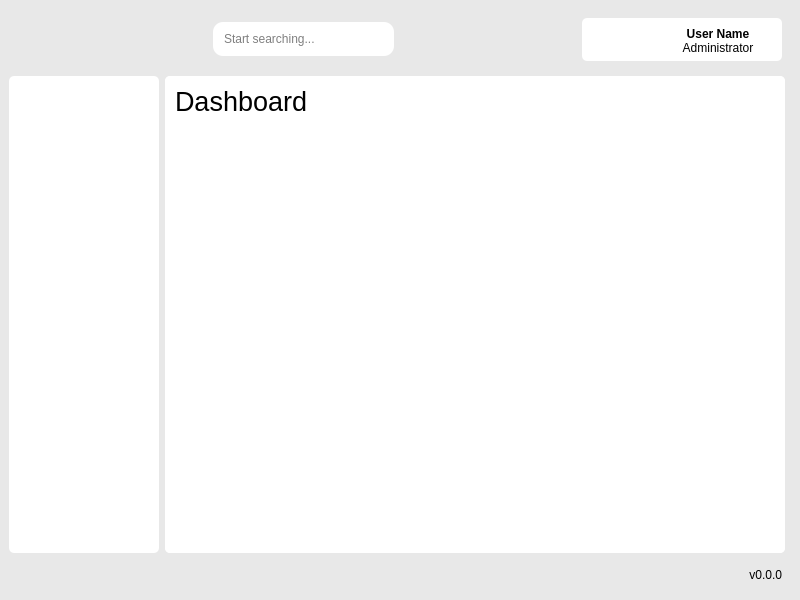
<?xml version="1.0" encoding="UTF-8"?>
<ui version="4.0">
 <class>MainWindow</class>
 <widget class="QMainWindow" name="MainWindow">
  <property name="geometry">
   <rect>
    <x>0</x>
    <y>0</y>
    <width>800</width>
    <height>600</height>
   </rect>
  </property>
  <property name="minimumSize">
   <size>
    <width>800</width>
    <height>600</height>
   </size>
  </property>
  <property name="maximumSize">
   <size>
    <width>16777215</width>
    <height>16777215</height>
   </size>
  </property>
  <property name="windowTitle">
   <string>MainWindow</string>
  </property>
  <property name="autoFillBackground">
   <bool>false</bool>
  </property>
  <property name="styleSheet">
   <string notr="true">background-color: rgb(232, 232, 232);
font: &quot;Arial&quot;</string>
  </property>
  <widget class="QWidget" name="centralwidget">
   <layout class="QGridLayout" name="gridLayout">
    <item row="1" column="1">
     <widget class="QStackedWidget" name="center_widget">
      <property name="sizePolicy">
       <sizepolicy hsizetype="Preferred" vsizetype="Preferred">
        <horstretch>0</horstretch>
        <verstretch>0</verstretch>
       </sizepolicy>
      </property>
      <property name="styleSheet">
       <string notr="true">background-color: rgb(255, 255, 255);
border-radius: 5px;</string>
      </property>
      <property name="currentIndex">
       <number>0</number>
      </property>
      <widget class="QWidget" name="dashboard_wiget">
       <widget class="QLabel" name="label_title">
        <property name="geometry">
         <rect>
          <x>10</x>
          <y>10</y>
          <width>241</width>
          <height>31</height>
         </rect>
        </property>
        <property name="styleSheet">
         <string notr="true">font: 20pt;</string>
        </property>
        <property name="text">
         <string>Dashboard</string>
        </property>
        <property name="scaledContents">
         <bool>true</bool>
        </property>
       </widget>
      </widget>
      <widget class="QWidget" name="book_wiget">
       <property name="styleSheet">
        <string notr="true"/>
       </property>
       <widget class="QLabel" name="label">
        <property name="geometry">
         <rect>
          <x>10</x>
          <y>10</y>
          <width>181</width>
          <height>31</height>
         </rect>
        </property>
        <property name="styleSheet">
         <string notr="true">font: 20pt</string>
        </property>
        <property name="text">
         <string>TextLabel</string>
        </property>
       </widget>
      </widget>
     </widget>
    </item>
    <item row="1" column="0">
     <widget class="QWidget" name="left_wiget" native="true">
      <property name="sizePolicy">
       <sizepolicy hsizetype="Fixed" vsizetype="Preferred">
        <horstretch>0</horstretch>
        <verstretch>0</verstretch>
       </sizepolicy>
      </property>
      <property name="minimumSize">
       <size>
        <width>150</width>
        <height>0</height>
       </size>
      </property>
      <property name="styleSheet">
       <string notr="true">background-color: rgb(255, 255, 255);
border-radius: 5px;</string>
      </property>
     </widget>
    </item>
    <item row="0" column="0" colspan="3">
     <widget class="QWidget" name="top_wiget" native="true">
      <property name="sizePolicy">
       <sizepolicy hsizetype="Preferred" vsizetype="Fixed">
        <horstretch>0</horstretch>
        <verstretch>0</verstretch>
       </sizepolicy>
      </property>
      <property name="minimumSize">
       <size>
        <width>0</width>
        <height>0</height>
       </size>
      </property>
      <property name="styleSheet">
       <string notr="true"/>
      </property>
      <layout class="QGridLayout" name="gridLayout_2">
       <item row="0" column="0">
        <widget class="QLabel" name="img_logo">
         <property name="sizePolicy">
          <sizepolicy hsizetype="Minimum" vsizetype="Maximum">
           <horstretch>0</horstretch>
           <verstretch>0</verstretch>
          </sizepolicy>
         </property>
         <property name="minimumSize">
          <size>
           <width>0</width>
           <height>0</height>
          </size>
         </property>
         <property name="maximumSize">
          <size>
           <width>40</width>
           <height>40</height>
          </size>
         </property>
         <property name="sizeIncrement">
          <size>
           <width>100</width>
           <height>100</height>
          </size>
         </property>
         <property name="baseSize">
          <size>
           <width>100</width>
           <height>100</height>
          </size>
         </property>
         <property name="styleSheet">
          <string notr="true"/>
         </property>
         <property name="text">
          <string/>
         </property>
         <property name="pixmap">
          <pixmap resource="icons.qrc">:/icons/icons/logo-icon.png</pixmap>
         </property>
         <property name="scaledContents">
          <bool>true</bool>
         </property>
         <property name="wordWrap">
          <bool>false</bool>
         </property>
         <property name="margin">
          <number>0</number>
         </property>
         <property name="indent">
          <number>-1</number>
         </property>
        </widget>
       </item>
       <item row="0" column="1">
        <spacer name="horizontalSpacer">
         <property name="orientation">
          <enum>Qt::Horizontal</enum>
         </property>
         <property name="sizeType">
          <enum>QSizePolicy::MinimumExpanding</enum>
         </property>
         <property name="sizeHint" stdset="0">
          <size>
           <width>100</width>
           <height>0</height>
          </size>
         </property>
        </spacer>
       </item>
       <item row="0" column="2">
        <widget class="QFrame" name="frame_search">
         <property name="sizePolicy">
          <sizepolicy hsizetype="MinimumExpanding" vsizetype="Fixed">
           <horstretch>0</horstretch>
           <verstretch>0</verstretch>
          </sizepolicy>
         </property>
         <property name="styleSheet">
          <string notr="true">background-color: rgb(255, 255, 255);
border-radius: 10px;</string>
         </property>
         <property name="frameShape">
          <enum>QFrame::StyledPanel</enum>
         </property>
         <property name="frameShadow">
          <enum>QFrame::Raised</enum>
         </property>
         <layout class="QVBoxLayout" name="verticalLayout_4">
          <item>
           <widget class="QLineEdit" name="input_search">
            <property name="sizePolicy">
             <sizepolicy hsizetype="Preferred" vsizetype="Preferred">
              <horstretch>0</horstretch>
              <verstretch>0</verstretch>
             </sizepolicy>
            </property>
            <property name="styleSheet">
             <string notr="true"/>
            </property>
            <property name="text">
             <string/>
            </property>
            <property name="echoMode">
             <enum>QLineEdit::Normal</enum>
            </property>
            <property name="placeholderText">
             <string>Start searching...</string>
            </property>
            <property name="clearButtonEnabled">
             <bool>true</bool>
            </property>
           </widget>
          </item>
         </layout>
        </widget>
       </item>
       <item row="0" column="3">
        <spacer name="horizontalSpacer_2">
         <property name="orientation">
          <enum>Qt::Horizontal</enum>
         </property>
         <property name="sizeType">
          <enum>QSizePolicy::MinimumExpanding</enum>
         </property>
         <property name="sizeHint" stdset="0">
          <size>
           <width>100</width>
           <height>0</height>
          </size>
         </property>
        </spacer>
       </item>
       <item row="0" column="4">
        <widget class="QFrame" name="actions_frame">
         <property name="sizePolicy">
          <sizepolicy hsizetype="Maximum" vsizetype="Expanding">
           <horstretch>0</horstretch>
           <verstretch>0</verstretch>
          </sizepolicy>
         </property>
         <property name="minimumSize">
          <size>
           <width>200</width>
           <height>0</height>
          </size>
         </property>
         <property name="maximumSize">
          <size>
           <width>0</width>
           <height>43</height>
          </size>
         </property>
         <property name="styleSheet">
          <string notr="true">background-color: rgb(255, 255, 255);
border-radius: 5px;</string>
         </property>
         <property name="frameShape">
          <enum>QFrame::StyledPanel</enum>
         </property>
         <property name="frameShadow">
          <enum>QFrame::Raised</enum>
         </property>
         <layout class="QHBoxLayout" name="horizontalLayout_2">
          <item>
           <widget class="QLabel" name="img_settings">
            <property name="sizePolicy">
             <sizepolicy hsizetype="Maximum" vsizetype="Ignored">
              <horstretch>0</horstretch>
              <verstretch>0</verstretch>
             </sizepolicy>
            </property>
            <property name="maximumSize">
             <size>
              <width>25</width>
              <height>16777215</height>
             </size>
            </property>
            <property name="text">
             <string/>
            </property>
            <property name="pixmap">
             <pixmap resource="icons.qrc">:/icons/icons/gear.png</pixmap>
            </property>
            <property name="scaledContents">
             <bool>true</bool>
            </property>
           </widget>
          </item>
          <item>
           <spacer name="horizontalSpacer_3">
            <property name="orientation">
             <enum>Qt::Horizontal</enum>
            </property>
            <property name="sizeType">
             <enum>QSizePolicy::Maximum</enum>
            </property>
            <property name="sizeHint" stdset="0">
             <size>
              <width>10</width>
              <height>20</height>
             </size>
            </property>
           </spacer>
          </item>
          <item>
           <widget class="QLabel" name="img_user">
            <property name="enabled">
             <bool>true</bool>
            </property>
            <property name="sizePolicy">
             <sizepolicy hsizetype="Maximum" vsizetype="Ignored">
              <horstretch>20</horstretch>
              <verstretch>20</verstretch>
             </sizepolicy>
            </property>
            <property name="minimumSize">
             <size>
              <width>0</width>
              <height>0</height>
             </size>
            </property>
            <property name="maximumSize">
             <size>
              <width>25</width>
              <height>16777215</height>
             </size>
            </property>
            <property name="layoutDirection">
             <enum>Qt::LeftToRight</enum>
            </property>
            <property name="autoFillBackground">
             <bool>false</bool>
            </property>
            <property name="text">
             <string/>
            </property>
            <property name="pixmap">
             <pixmap resource="icons.qrc">:/icons/icons/user.png</pixmap>
            </property>
            <property name="scaledContents">
             <bool>true</bool>
            </property>
            <property name="alignment">
             <set>Qt::AlignLeading|Qt::AlignLeft|Qt::AlignVCenter</set>
            </property>
            <property name="wordWrap">
             <bool>false</bool>
            </property>
            <property name="margin">
             <number>0</number>
            </property>
            <property name="indent">
             <number>-1</number>
            </property>
           </widget>
          </item>
          <item>
           <widget class="QLabel" name="label_user_name">
            <property name="sizePolicy">
             <sizepolicy hsizetype="Preferred" vsizetype="Fixed">
              <horstretch>0</horstretch>
              <verstretch>0</verstretch>
             </sizepolicy>
            </property>
            <property name="minimumSize">
             <size>
              <width>0</width>
              <height>40</height>
             </size>
            </property>
            <property name="maximumSize">
             <size>
              <width>16777215</width>
              <height>16777215</height>
             </size>
            </property>
            <property name="cursor">
             <cursorShape>ArrowCursor</cursorShape>
            </property>
            <property name="layoutDirection">
             <enum>Qt::LeftToRight</enum>
            </property>
            <property name="text">
             <string>&lt;b&gt;User Name&lt;/b&gt;&lt;br&gt;Administrator</string>
            </property>
            <property name="textFormat">
             <enum>Qt::RichText</enum>
            </property>
            <property name="scaledContents">
             <bool>true</bool>
            </property>
            <property name="alignment">
             <set>Qt::AlignHCenter|Qt::AlignTop</set>
            </property>
            <property name="wordWrap">
             <bool>false</bool>
            </property>
            <property name="margin">
             <number>0</number>
            </property>
           </widget>
          </item>
         </layout>
        </widget>
       </item>
      </layout>
     </widget>
    </item>
    <item row="2" column="0" colspan="3">
     <widget class="QWidget" name="bottom_wiget" native="true">
      <property name="sizePolicy">
       <sizepolicy hsizetype="Preferred" vsizetype="Fixed">
        <horstretch>0</horstretch>
        <verstretch>0</verstretch>
       </sizepolicy>
      </property>
      <property name="minimumSize">
       <size>
        <width>0</width>
        <height>20</height>
       </size>
      </property>
      <property name="styleSheet">
       <string notr="true"/>
      </property>
      <layout class="QHBoxLayout" name="horizontalLayout_3">
       <item>
        <widget class="QLabel" name="label_version">
         <property name="layoutDirection">
          <enum>Qt::LeftToRight</enum>
         </property>
         <property name="styleSheet">
          <string notr="true"/>
         </property>
         <property name="text">
          <string>v0.0.0</string>
         </property>
         <property name="scaledContents">
          <bool>true</bool>
         </property>
         <property name="alignment">
          <set>Qt::AlignRight|Qt::AlignTrailing|Qt::AlignVCenter</set>
         </property>
        </widget>
       </item>
      </layout>
     </widget>
    </item>
   </layout>
  </widget>
 </widget>
 <resources>
  <include location="icons.qrc"/>
 </resources>
 <connections/>
</ui>
